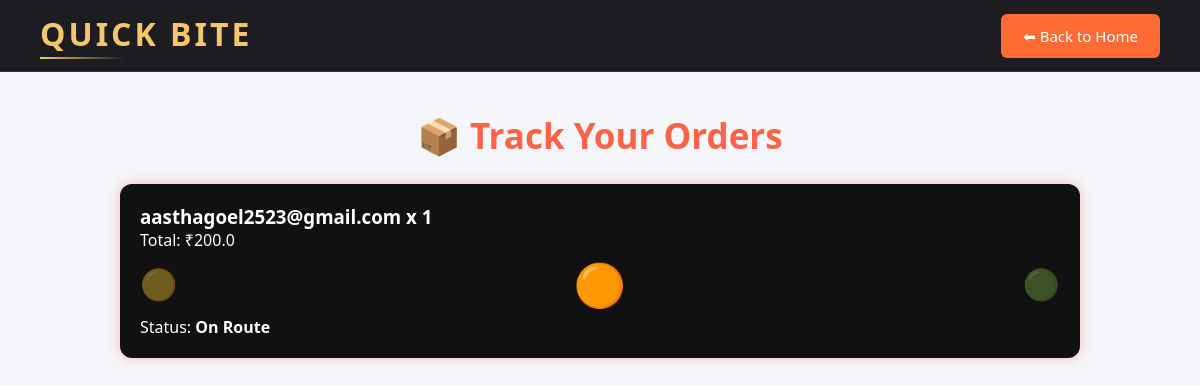
Page /track_orders (signed in) on the committed database.
### tables this page shows
CREATE TABLE orders (
        id INTEGER PRIMARY KEY AUTOINCREMENT,
        user_email TEXT,
        item TEXT,
        quantity INTEGER,
        address TEXT,
        phone TEXT,
        total_price REAL,
        status TEXT DEFAULT 'Preparing'
    );

### app.py (the view)
@app.route("/track_orders")
def track_orders():
    if "user" not in session:
        return redirect(url_for("home"))
    con = sqlite3.connect(DB_NAME)
    cur = con.cursor()
    cur.execute("SELECT * FROM orders WHERE user_email=? ORDER BY id DESC",
                (session["user"],))
    orders = cur.fetchall()
    con.close()
    return render_template("track_orders.html", orders=orders)

### templates/track_orders.html (shortened to what this page needs)
<!doctype html>
<html>
  <head>
    <link
      rel="stylesheet"
      href="{{ url_for('static', filename='style/foodstyle.css') }}"
    />
  </head>
  <body class="track-page">
    <nav class="navbar">
      <h1 class="nav-brand">QUICK BITE</h1>
      <a href="{{ url_for('home') }}">
        <button>⬅ Back to Home</button>
      </a>
    </nav>
    <h2 class="track-title">📦 Track Your Orders</h2>
    {% if orders %} {% for order in orders %}
    <div class="order-track-card">
      <h3>{{ order[1] }} x {{ order[3] }}</h3>
      <p>Total: ₹{{ order[6] }}</p>
      <div class="status-bar">
        <span class="dot {% if order[7]=='Preparing' %}active{% endif %}"
          >🟡</span
        >
        <span class="dot {% if order[7]=='On Route' %}active{% endif %}"
          >🟠</span
        >
        <span class="dot {% if order[7]=='Delivered' %}active{% endif %}"
          >🟢</span
        >
      </div>
      <p class="status-text">Status: <strong>{{ order[7] }}</strong></p>
    </div>
    {% endfor %} {% else %}
    <p style="text-align: center; color: black">No orders found 🙁</p>
    {% endif %}
  </body>
</html>

### static/style/foodstyle.css (style rules this page uses)
* { margin: 0; padding: 0; box-sizing: border-box; }
html, body { height: 100%; font-family: "Poppins", system-ui, -apple-system, BlinkMacSystemFont, sans-serif; background-color: #050509; color: #f7f7f7; scroll-behavior: smooth; }
:root { --bg: #050509; --bg-alt: #11111a; --card: #171723; --accent-gold: #f5c76d; --accent-wine: #b12c4a; --accent-soft: #f08a5d; --border-soft: #2d2d3a; --text-main: #f8f8ff; --text-muted: #b9b9c6; }
* { box-sizing: border-box; font-family: 'Segoe UI', Tahoma, Geneva, Verdana, sans-serif; }
body { margin: 0; padding: 0; background: #f4f6f9; color: #333; }
h2 { text-align: center; color: #222; margin-bottom: 20px; }
button { background: #ff6b35; border: none; color: white; padding: 12px 22px; font-size: 15px; border-radius: 6px; cursor: pointer; transition: 0.3s; }
nav { position: sticky; top: 0; z-index: 1000; background: rgba(5, 5, 9, 0.9); backdrop-filter: blur(12px); border-bottom: 1px solid rgba(245, 199, 109, 0.15); padding: 12px 40px; display: flex; align-items: center; justify-content: space-between; }
nav h1 { font-size: 32px; font-weight: 800; letter-spacing: 3px; text-transform: uppercase; color: var(--accent-gold); position: relative; padding-bottom: 4px; }
nav h1::after { content: ""; position: absolute; left: 0; bottom: 0; width: 40%; height: 2px; background: linear-gradient(90deg, var(--accent-gold), transparent); }
.track-title { text-align: center; font-size: 35px; color: #FF6347; margin-top: 40px; margin-bottom: 25px; }
.order-track-card { background: #111; color: white; padding: 20px; border-radius: 12px; margin: 15px auto; width: 80%; box-shadow: 0 0 12px rgba(255,99,71,0.4); }
.status-bar { display: flex; justify-content: space-between; margin: 12px 0; font-size: 30px; }
.dot { opacity: 0.4; transition: 0.3s ease; }
.dot.active { opacity: 1; transform: scale(1.4); }

### rows in the picture
orders: user_email "aasthagoel2523@gmail.com", quantity "1", total_price "200.0", status "On Route"
